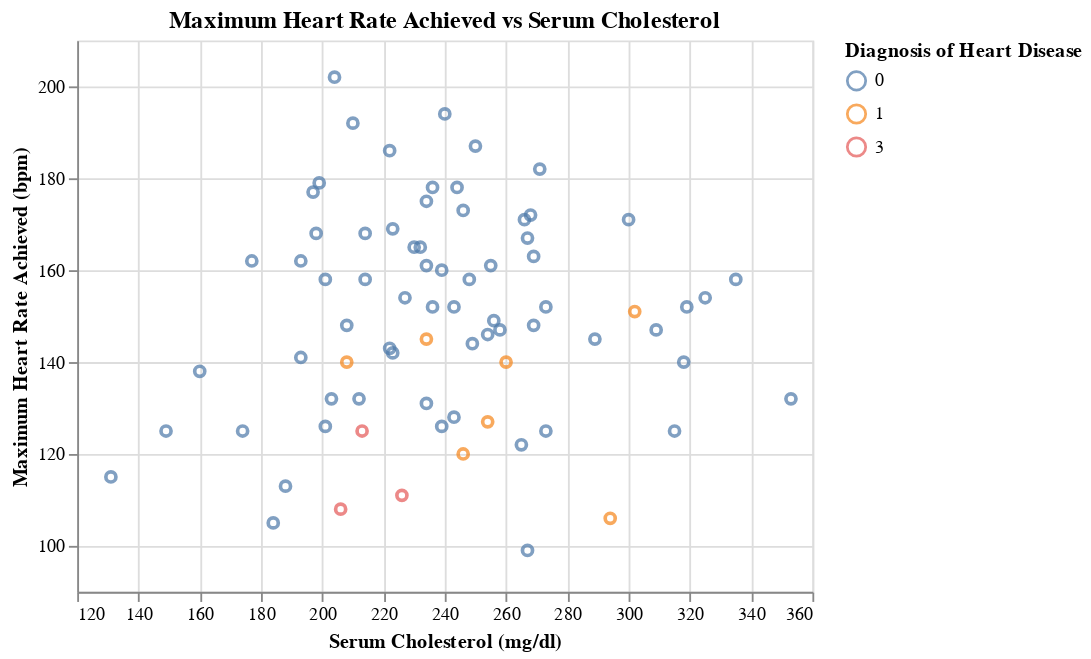

Notebook code cell kept with this figure:
### Markdown cell above
There are no clear trends in Maximum Heart rate Achieved and Resting Blood Pressure that can be seen through the plot above. However, if a patient has a resting blood pressure of around 110 to 140 mm Hg and a maximum heart rate of 100 to 160, they should be aware that they have a higher risk of having heart disease.

### Code cell
plot6=alt.Chart(heart_test_predictions).mark_point().encode(
    x=alt.X("chol",title = "Serum Cholesterol (mg/dl)", scale=alt.Scale(zero=False)),
    y=alt.Y("thalach",title = "Maximum Heart Rate Achieved (bpm)", scale=alt.Scale(zero=False)),
    color=alt.Color("predicted:N",title = "Diagnosis of Heart Disease")
).properties(title="Maximum Heart Rate Achieved vs Serum Cholesterol")
plot6

### Figure 1 — Vega-Lite specification as saved in the notebook (floating-point values rounded to 4 significant figures)
{"config": {"view": {"continuousWidth": 400, "continuousHeight": 300}}, "data": {"name": "data-126e00955e0362e263d044f6f4608d0d"}, "mark": "point", "encoding": {"color": {"field": "predicted", "title": "Diagnosis of Heart Disease", "type": "nominal"}, "x": {"field": "chol", "scale": {"zero": false}, "title": "Serum Cholesterol (mg/dl)", "type": "quantitative"}, "y": {"field": "thalach", "scale": {"zero": false}, "title": "Maximum Heart Rate Achieved (bpm)", "type": "quantitative"}}, "title": "Maximum Heart Rate Achieved vs Serum Cholesterol", "$schema": "https://vega.github.io/schema/vega-lite/v4.17.0.json", "datasets": {"data-126e00955e0362e263d044f6f4608d0d": [{"age": 65, "sex": 1, "cp": 4, "trestbps": 110, "chol": 248, "fbs": 0, "restecg": 2, "thalach": 158, "exang": 0, "oldpeak": 0.6, "slope": 1, "ca": 2.0, "thal": 6.0, "num": 1, "predicted": 0}, {"age": 39, "sex": 0, "cp": 3, "trestbps": 94, "chol": 199, "fbs": 0, "restecg": 0, "thalach": 179, "exang": 0, "oldpeak": 0.0, "slope": 1, "ca": 0.0, "thal": 3.0, "num": 0, "predicted": 0}, {"age": 64, "sex": 1, "cp": 3, "trestbps": 140, "chol": 335, "fbs": 0, "restecg": 0, "thalach": 158, "exang": 0, "oldpeak": 0.0, "slope": 1, "ca": 0.0, "thal": 3.0, "num": 1, "predicted": 0}, {"age": 52, "sex": 1, "cp": 4, "trestbps": 128, "chol": 255, "fbs": 0, "restecg": 0, "thalach": 161, "exang": 1, "oldpeak": 0.0, "slope": 1, "ca": 1.0, "thal": 7.0, "num": 1, "predicted": 0}, {"age": 58, "sex": 1, "cp": 4, "trestbps": 125, "chol": 300, "fbs": 0, "restecg": 2, "thalach": 171, "exang": 0, "oldpeak": 0.0, "slope": 1, "ca": 2.0, "thal": 7.0, "num": 1, "predicted": 0}, {"age": 47, "sex": 1, "cp": 3, "trestbps": 108, "chol": 243, "fbs": 0, "restecg": 0, "thalach": 152, "exang": 0, "oldpeak": 0.0, "slope": 1, "ca": 0.0, "thal": 3.0, "num": 1, "predicted": 0}, {"age": 56, "sex": 1, "cp": 2, "trestbps": 120, "chol": 236, "fbs": 0, "restecg": 0, "thalach": 178, "exang": 0, "oldpeak": 0.8, "slope": 1, "ca": 0.0, "thal": 3.0, "num": 0, "predicted": 0}, {"age": 34, "sex": 0, "cp": 2, "trestbps": 118, "chol": 210, "fbs": 0, "restecg": 0, "thalach": 192, "exang": 0, "oldpeak": 0.7, "slope": 1, "ca": 0.0, "thal": 3.0, "num": 0, "predicted": 0}, {"age": 55, "sex": 1, "cp": 4, "trestbps": 132, "chol": 353, "fbs": 0, "restecg": 0, "thalach": 132, "exang": 1, "oldpeak": 1.2, "slope": 2, "ca": 1.0, "thal": 7.0, "num": 3, "predicted": 0}, {"age": 59, "sex": 1, "cp": 1, "trestbps": 160, "chol": 273, "fbs": 0, "restecg": 2, "thalach": 125, "exang": 0, "oldpeak": 0.0, "slope": 1, "ca": 0.0, "thal": 3.0, "num": 1, "predicted": 0}, {"age": 62, "sex": 1, "cp": 4, "trestbps": 120, "chol": 267, "fbs": 0, "restecg": 0, "thalach": 99, "exang": 1, "oldpeak": 1.8, "slope": 2, "ca": 2.0, "thal": 7.0, "num": 1, "predicted": 0}, {"age": 41, "sex": 0, "cp": 3, "trestbps": 112, "chol": 268, "fbs": 0, "restecg": 2, "thalach": 172, "exang": 1, "oldpeak": 0.0, "slope": 1, "ca": 0.0, "thal": 3.0, "num": 0, "predicted": 0}, {"age": 53, "sex": 1, "cp": 4, "trestbps": 142, "chol": 226, "fbs": 0, "restecg": 2, "thalach": 111, "exang": 1, "oldpeak": 0.0, "slope": 1, "ca": 0.0, "thal": 7.0, "num": 0, "predicted": 3}, {"age": 70, "sex": 1, "cp": 4, "trestbps": 145, "chol": 174, "fbs": 0, "restecg": 0, "thalach": 125, "exang": 1, "oldpeak": 2.6, "slope": 3, "ca": 0.0, "thal": 7.0, "num": 4, "predicted": 0}, {"age": 52, "sex": 1, "cp": 3, "trestbps": 138, "chol": 223, "fbs": 0, "restecg": 0, "thalach": 169, "exang": 0, "oldpeak": 0.0, "slope": 1, "ca": null, "thal": 3.0, "num": 0, "predicted": 0}, {"age": 58, "sex": 0, "cp": 2, "trestbps": 136, "chol": 319, "fbs": 1, "restecg": 2, "thalach": 152, "exang": 0, "oldpeak": 0.0, "slope": 1, "ca": 2.0, "thal": 3.0, "num": 3, "predicted": 0}, {"age": 41, "sex": 0, "cp": 2, "trestbps": 105, "chol": 198, "fbs": 0, "restecg": 0, "thalach": 168, "exang": 0, "oldpeak": 0.0, "slope": 1, "ca": 1.0, "thal": 3.0, "num": 0, "predicted": 0}, {"age": 67, "sex": 0, "cp": 4, "trestbps": 106, "chol": 223, "fbs": 0, "restecg": 0, "thalach": 142, "exang": 0, "oldpeak": 0.3, "slope": 1, "ca": 2.0, "thal": 3.0, "num": 0, "predicted": 0}, {"age": 52, "sex": 1, "cp": 2, "trestbps": 134, "chol": 201, "fbs": 0, "restecg": 0, "thalach": 158, "exang": 0, "oldpeak": 0.8, "slope": 1, "ca": 1.0, "thal": 3.0, "num": 0, "predicted": 0}, {"age": 51, "sex": 1, "cp": 3, "trestbps": 94, "chol": 227, "fbs": 0, "restecg": 0, "thalach": 154, "exang": 1, "oldpeak": 0.0, "slope": 1, "ca": 1.0, "thal": 7.0, "num": 0, "predicted": 0}, {"age": 29, "sex": 1, "cp": 2, "trestbps": 130, "chol": 204, "fbs": 0, "restecg": 2, "thalach": 202, "exang": 0, "oldpeak": 0.0, "slope": 1, "ca": 0.0, "thal": 3.0, "num": 0, "predicted": 0}, {"age": 61, "sex": 1, "cp": 4, "trestbps": 120, "chol": 260, "fbs": 0, "restecg": 0, "thalach": 140, "exang": 1, "oldpeak": 3.6, "slope": 2, "ca": 1.0, "thal": 7.0, "num": 2, "predicted": 1}, {"age": 54, "sex": 1, "cp": 4, "trestbps": 110, "chol": 239, "fbs": 0, "restecg": 0, "thalach": 126, "exang": 1, "oldpeak": 2.8, "slope": 2, "ca": 1.0, "thal": 7.0, "num": 3, "predicted": 0}, {"age": 59, "sex": 1, "cp": 4, "trestbps": 140, "chol": 177, "fbs": 0, "restecg": 0, "thalach": 162, "exang": 1, "oldpeak": 0.0, "slope": 1, "ca": 1.0, "thal": 7.0, "num": 2, "predicted": 0}, {"age": 54, "sex": 1, "cp": 3, "trestbps": 150, "chol": 232, "fbs": 0, "restecg": 2, "thalach": 165, "exang": 0, "oldpeak": 1.6, "slope": 1, "ca": 0.0, "thal": 7.0, "num": 0, "predicted": 0}, {"age": 51, "sex": 1, "cp": 1, "trestbps": 125, "chol": 213, "fbs": 0, "restecg": 2, "thalach": 125, "exang": 1, "oldpeak": 1.4, "slope": 1, "ca": 1.0, "thal": 3.0, "num": 0, "predicted": 3}, {"age": 64, "sex": 0, "cp": 4, "trestbps": 180, "chol": 325, "fbs": 0, "restecg": 0, "thalach": 154, "exang": 1, "oldpeak": 0.0, "slope": 1, "ca": 0.0, "thal": 3.0, "num": 0, "predicted": 0}, {"age": 69, "sex": 1, "cp": 3, "trestbps": 140, "chol": 254, "fbs": 0, "restecg": 2, "thalach": 146, "exang": 0, "oldpeak": 2.0, "slope": 2, "ca": 3.0, "thal": 7.0, "num": 2, "predicted": 0}, {"age": 54, "sex": 1, "cp": 4, "trestbps": 140, "chol": 239, "fbs": 0, "restecg": 0, "thalach": 160, "exang": 0, "oldpeak": 1.2, "slope": 1, "ca": 0.0, "thal": 3.0, "num": 0, "predicted": 0}, {"age": 55, "sex": 1, "cp": 4, "trestbps": 160, "chol": 289, "fbs": 0, "restecg": 2, "thalach": 145, "exang": 1, "oldpeak": 0.8, "slope": 2, "ca": 1.0, "thal": 7.0, "num": 4, "predicted": 0}, {"age": 48, "sex": 1, "cp": 4, "trestbps": 122, "chol": 222, "fbs": 0, "restecg": 2, "thalach": 186, "exang": 0, "oldpeak": 0.0, "slope": 1, "ca": 0.0, "thal": 3.0, "num": 0, "predicted": 0}, {"age": 42, "sex": 0, "cp": 4, "trestbps": 102, "chol": 265, "fbs": 0, "restecg": 2, "thalach": 122, "exang": 0, "oldpeak": 0.6, "slope": 2, "ca": 0.0, "thal": 3.0, "num": 0, "predicted": 0}, {"age": 66, "sex": 1, "cp": 2, "trestbps": 160, "chol": 246, "fbs": 0, "restecg": 0, "thalach": 120, "exang": 1, "oldpeak": 0.0, "slope": 2, "ca": 3.0, "thal": 6.0, "num": 2, "predicted": 1}, {"age": 66, "sex": 1, "cp": 4, "trestbps": 120, "chol": 302, "fbs": 0, "restecg": 2, "thalach": 151, "exang": 0, "oldpeak": 0.4, "slope": 2, "ca": 0.0, "thal": 3.0, "num": 0, "predicted": 1}, {"age": 57, "sex": 1, "cp": 4, "trestbps": 130, "chol": 131, "fbs": 0, "restecg": 0, "thalach": 115, "exang": 1, "oldpeak": 1.2, "slope": 2, "ca": 1.0, "thal": 7.0, "num": 3, "predicted": 0}, {"age": 71, "sex": 0, "cp": 4, "trestbps": 112, "chol": 149, "fbs": 0, "restecg": 0, "thalach": 125, "exang": 0, "oldpeak": 1.6, "slope": 2, "ca": 0.0, "thal": 3.0, "num": 0, "predicted": 0}, {"age": 53, "sex": 1, "cp": 3, "trestbps": 130, "chol": 246, "fbs": 1, "restecg": 2, "thalach": 173, "exang": 0, "oldpeak": 0.0, "slope": 1, "ca": 3.0, "thal": 3.0, "num": 0, "predicted": 0}, {"age": 44, "sex": 1, "cp": 4, "trestbps": 110, "chol": 197, "fbs": 0, "restecg": 2, "thalach": 177, "exang": 0, "oldpeak": 0.0, "slope": 1, "ca": 1.0, "thal": 3.0, "num": 1, "predicted": 0}, {"age": 59, "sex": 1, "cp": 4, "trestbps": 135, "chol": 234, "fbs": 0, "restecg": 0, "thalach": 161, "exang": 0, "oldpeak": 0.5, "slope": 2, "ca": 0.0, "thal": 7.0, "num": 0, "predicted": 0}, {"age": 61, "sex": 1, "cp": 1, "trestbps": 134, "chol": 234, "fbs": 0, "restecg": 0, "thalach": 145, "exang": 0, "oldpeak": 2.6, "slope": 2, "ca": 2.0, "thal": 3.0, "num": 2, "predicted": 1}, {"age": 62, "sex": 1, "cp": 2, "trestbps": 128, "chol": 208, "fbs": 1, "restecg": 2, "thalach": 140, "exang": 0, "oldpeak": 0.0, "slope": 1, "ca": 0.0, "thal": 3.0, "num": 0, "predicted": 1}, {"age": 37, "sex": 1, "cp": 3, "trestbps": 130, "chol": 250, "fbs": 0, "restecg": 0, "thalach": 187, "exang": 0, "oldpeak": 3.5, "slope": 3, "ca": 0.0, "thal": 3.0, "num": 0, "predicted": 0}, {"age": 54, "sex": 1, "cp": 4, "trestbps": 120, "chol": 188, "fbs": 0, "restecg": 0, "thalach": 113, "exang": 0, "oldpeak": 1.4, "slope": 2, "ca": 1.0, "thal": 7.0, "num": 2, "predicted": 0}, {"age": 42, "sex": 1, "cp": 1, "trestbps": 148, "chol": 244, "fbs": 0, "restecg": 2, "thalach": 178, "exang": 0, "oldpeak": 0.8, "slope": 1, "ca": 2.0, "thal": 3.0, "num": 0, "predicted": 0}, {"age": 54, "sex": 1, "cp": 3, "trestbps": 125, "chol": 273, "fbs": 0, "restecg": 2, "thalach": 152, "exang": 0, "oldpeak": 0.5, "slope": 3, "ca": 1.0, "thal": 3.0, "num": 0, "predicted": 0}, {"age": 49, "sex": 0, "cp": 4, "trestbps": 130, "chol": 269, "fbs": 0, "restecg": 0, "thalach": 163, "exang": 0, "oldpeak": 0.0, "slope": 1, "ca": 0.0, "thal": 3.0, "num": 0, "predicted": 0}, {"age": 45, "sex": 0, "cp": 2, "trestbps": 130, "chol": 234, "fbs": 0, "restecg": 2, "thalach": 175, "exang": 0, "oldpeak": 0.6, "slope": 2, "ca": 0.0, "thal": 3.0, "num": 0, "predicted": 0}, {"age": 45, "sex": 1, "cp": 4, "trestbps": 142, "chol": 309, "fbs": 0, "restecg": 2, "thalach": 147, "exang": 1, "oldpeak": 0.0, "slope": 2, "ca": 3.0, "thal": 7.0, "num": 3, "predicted": 0}, {"age": 66, "sex": 1, "cp": 4, "trestbps": 112, "chol": 212, "fbs": 0, "restecg": 2, "thalach": 132, "exang": 1, "oldpeak": 0.1, "slope": 1, "ca": 1.0, "thal": 3.0, "num": 2, "predicted": 0}, {"age": 42, "sex": 1, "cp": 3, "trestbps": 120, "chol": 240, "fbs": 1, "restecg": 0, "thalach": 194, "exang": 0, "oldpeak": 0.8, "slope": 3, "ca": 0.0, "thal": 7.0, "num": 0, "predicted": 0}, {"age": 45, "sex": 0, "cp": 4, "trestbps": 138, "chol": 236, "fbs": 0, "restecg": 2, "thalach": 152, "exang": 1, "oldpeak": 0.2, "slope": 2, "ca": 0.0, "thal": 3.0, "num": 0, "predicted": 0}, {"age": 68, "sex": 1, "cp": 4, "trestbps": 144, "chol": 193, "fbs": 1, "restecg": 0, "thalach": 141, "exang": 0, "oldpeak": 3.4, "slope": 2, "ca": 2.0, "thal": 7.0, "num": 2, "predicted": 0}, {"age": 69, "sex": 1, "cp": 1, "trestbps": 160, "chol": 234, "fbs": 1, "restecg": 2, "thalach": 131, "exang": 0, "oldpeak": 0.1, "slope": 2, "ca": 1.0, "thal": 3.0, "num": 0, "predicted": 0}, {"age": 54, "sex": 0, "cp": 3, "trestbps": 110, "chol": 214, "fbs": 0, "restecg": 0, "thalach": 158, "exang": 0, "oldpeak": 1.6, "slope": 2, "ca": 0.0, "thal": 3.0, "num": 0, "predicted": 0}, {"age": 41, "sex": 1, "cp": 3, "trestbps": 130, "chol": 214, "fbs": 0, "restecg": 2, "thalach": 168, "exang": 0, "oldpeak": 2.0, "slope": 2, "ca": 0.0, "thal": 3.0, "num": 0, "predicted": 0}, {"age": 58, "sex": 1, "cp": 3, "trestbps": 112, "chol": 230, "fbs": 0, "restecg": 2, "thalach": 165, "exang": 0, "oldpeak": 2.5, "slope": 2, "ca": 1.0, "thal": 7.0, "num": 4, "predicted": 0}, {"age": 58, "sex": 1, "cp": 4, "trestbps": 114, "chol": 318, "fbs": 0, "restecg": 1, "thalach": 140, "exang": 0, "oldpeak": 4.4, "slope": 3, "ca": 3.0, "thal": 6.0, "num": 4, "predicted": 0}, {"age": 65, "sex": 0, "cp": 3, "trestbps": 155, "chol": 269, "fbs": 0, "restecg": 0, "thalach": 148, "exang": 0, "oldpeak": 0.8, "slope": 1, "ca": 0.0, "thal": 3.0, "num": 0, "predicted": 0}, {"age": 50, "sex": 1, "cp": 4, "trestbps": 150, "chol": 243, "fbs": 0, "restecg": 2, "thalach": 128, "exang": 0, "oldpeak": 2.6, "slope": 2, "ca": 0.0, "thal": 7.0, "num": 4, "predicted": 0}, {"age": 54, "sex": 1, "cp": 3, "trestbps": 120, "chol": 258, "fbs": 0, "restecg": 2, "thalach": 147, "exang": 0, "oldpeak": 0.4, "slope": 2, "ca": 0.0, "thal": 7.0, "num": 0, "predicted": 0}, {"age": 54, "sex": 1, "cp": 4, "trestbps": 110, "chol": 206, "fbs": 0, "restecg": 2, "thalach": 108, "exang": 1, "oldpeak": 0.0, "slope": 2, "ca": 1.0, "thal": 3.0, "num": 3, "predicted": 3}, {"age": 49, "sex": 1, "cp": 2, "trestbps": 130, "chol": 266, "fbs": 0, "restecg": 0, "thalach": 171, "exang": 0, "oldpeak": 0.6, "slope": 1, "ca": 0.0, "thal": 3.0, "num": 0, "predicted": 0}, {"age": 54, "sex": 0, "cp": 3, "trestbps": 108, "chol": 267, "fbs": 0, "restecg": 2, "thalach": 167, "exang": 0, "oldpeak": 0.0, "slope": 1, "ca": 0.0, "thal": 3.0, "num": 0, "predicted": 0}, {"age": 59, "sex": 1, "cp": 4, "trestbps": 138, "chol": 271, "fbs": 0, "restecg": 2, "thalach": 182, "exang": 0, "oldpeak": 0.0, "slope": 1, "ca": 0.0, "thal": 3.0, "num": 0, "predicted": 0}, {"age": 45, "sex": 1, "cp": 4, "trestbps": 104, "chol": 208, "fbs": 0, "restecg": 2, "thalach": 148, "exang": 1, "oldpeak": 3.0, "slope": 2, "ca": 0.0, "thal": 3.0, "num": 0, "predicted": 0}, {"age": 62, "sex": 0, "cp": 4, "trestbps": 138, "chol": 294, "fbs": 1, "restecg": 0, "thalach": 106, "exang": 0, "oldpeak": 1.9, "slope": 2, "ca": 3.0, "thal": 3.0, "num": 2, "predicted": 1}, {"age": 56, "sex": 1, "cp": 4, "trestbps": 132, "chol": 184, "fbs": 0, "restecg": 2, "thalach": 105, "exang": 1, "oldpeak": 2.1, "slope": 2, "ca": 1.0, "thal": 6.0, "num": 1, "predicted": 0}, {"age": 42, "sex": 1, "cp": 4, "trestbps": 136, "chol": 315, "fbs": 0, "restecg": 0, "thalach": 125, "exang": 1, "oldpeak": 1.8, "slope": 2, "ca": 0.0, "thal": 6.0, "num": 2, "predicted": 0}, {"age": 65, "sex": 1, "cp": 4, "trestbps": 135, "chol": 254, "fbs": 0, "restecg": 2, "thalach": 127, "exang": 0, "oldpeak": 2.8, "slope": 2, "ca": 1.0, "thal": 7.0, "num": 2, "predicted": 1}, {"age": 46, "sex": 1, "cp": 4, "trestbps": 120, "chol": 249, "fbs": 0, "restecg": 2, "thalach": 144, "exang": 0, "oldpeak": 0.8, "slope": 1, "ca": 0.0, "thal": 7.0, "num": 1, "predicted": 0}, {"age": 57, "sex": 1, "cp": 4, "trestbps": 110, "chol": 201, "fbs": 0, "restecg": 0, "thalach": 126, "exang": 1, "oldpeak": 1.5, "slope": 2, "ca": 0.0, "thal": 6.0, "num": 0, "predicted": 0}, {"age": 51, "sex": 0, "cp": 3, "trestbps": 130, "chol": 256, "fbs": 0, "restecg": 2, "thalach": 149, "exang": 0, "oldpeak": 0.5, "slope": 1, "ca": 0.0, "thal": 3.0, "num": 0, "predicted": 0}, {"age": 56, "sex": 1, "cp": 1, "trestbps": 120, "chol": 193, "fbs": 0, "restecg": 2, "thalach": 162, "exang": 0, "oldpeak": 1.9, "slope": 2, "ca": 0.0, "thal": 7.0, "num": 0, "predicted": 0}, {"age": 45, "sex": 0, "cp": 2, "trestbps": 112, "chol": 160, "fbs": 0, "restecg": 0, "thalach": 138, "exang": 0, "oldpeak": 0.0, "slope": 2, "ca": 0.0, "thal": 3.0, "num": 0, "predicted": 0}, {"age": 41, "sex": 1, "cp": 2, "trestbps": 135, "chol": 203, "fbs": 0, "restecg": 0, "thalach": 132, "exang": 0, "oldpeak": 0.0, "slope": 2, "ca": 0.0, "thal": 6.0, "num": 0, "predicted": 0}, {"age": 51, "sex": 1, "cp": 3, "trestbps": 100, "chol": 222, "fbs": 0, "restecg": 0, "thalach": 143, "exang": 1, "oldpeak": 1.2, "slope": 2, "ca": 0.0, "thal": 3.0, "num": 0, "predicted": 0}]}}
